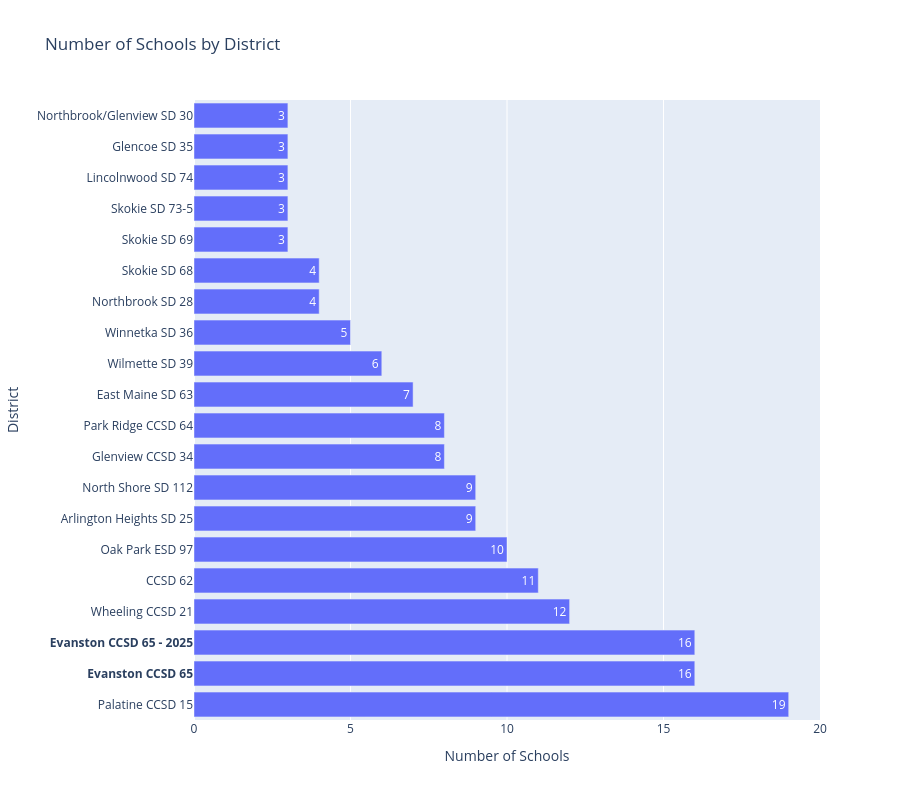

Notebook source saved alongside this figure:
### Code cell
# School Count by district
school_num_by_district = salary_summary[salary_summary['Role'] == 'Admin'].sort_values('num_schools', ascending=False)

# Make Evanston label bold
y_labels = ['<b>' + district + '</b>' if district == 'Evanston CCSD 65' or district == 'Evanston CCSD 65 - 2025' else district 
            for district in school_num_by_district['District']]

# Plot Enrollment by District
fig = go.Figure()
fig.add_trace(go.Bar(
    x=school_num_by_district['num_schools'],
    y=y_labels,
    orientation='h',
    text=school_num_by_district['num_schools'],
    textposition='auto'
))
fig.update_layout(
    title='Number of Schools by District',
    xaxis_title='Number of Schools',
    yaxis_title='District',
    height=800
)
fig.show()

### Figure 1 — Plotly figure (JSON) as saved in the notebook; plotly's stock layout.template omitted (floating-point values rounded to 4 significant figures)
{"data": [{"orientation": "h", "text": [19, 16, 16, 12, 11, 10, 9, 9, 8, 8, 7, 6, 5, 4, 4, 3, 3, 3, 3, 3], "textposition": "auto", "type": "bar", "x": [19, 16, 16, 12, 11, 10, 9, 9, 8, 8, 7, 6, 5, 4, 4, 3, 3, 3, 3, 3], "y": ["Palatine CCSD 15", "<b>Evanston CCSD 65</b>", "<b>Evanston CCSD 65 - 2025</b>", "Wheeling CCSD 21", "CCSD 62", "Oak Park ESD 97", "Arlington Heights SD 25", "North Shore SD 112", "Glenview CCSD 34", "Park Ridge CCSD 64", "East Maine SD 63", "Wilmette SD 39", "Winnetka SD 36", "Northbrook SD 28", "Skokie SD 68", "Skokie SD 69", "Skokie SD 73-5", "Lincolnwood SD 74", "Glencoe SD 35", "Northbrook/Glenview SD 30"]}], "layout": {"height": 800, "title": {"text": "Number of Schools by District"}, "xaxis": {"title": {"text": "Number of Schools"}}, "yaxis": {"title": {"text": "District"}}}}
